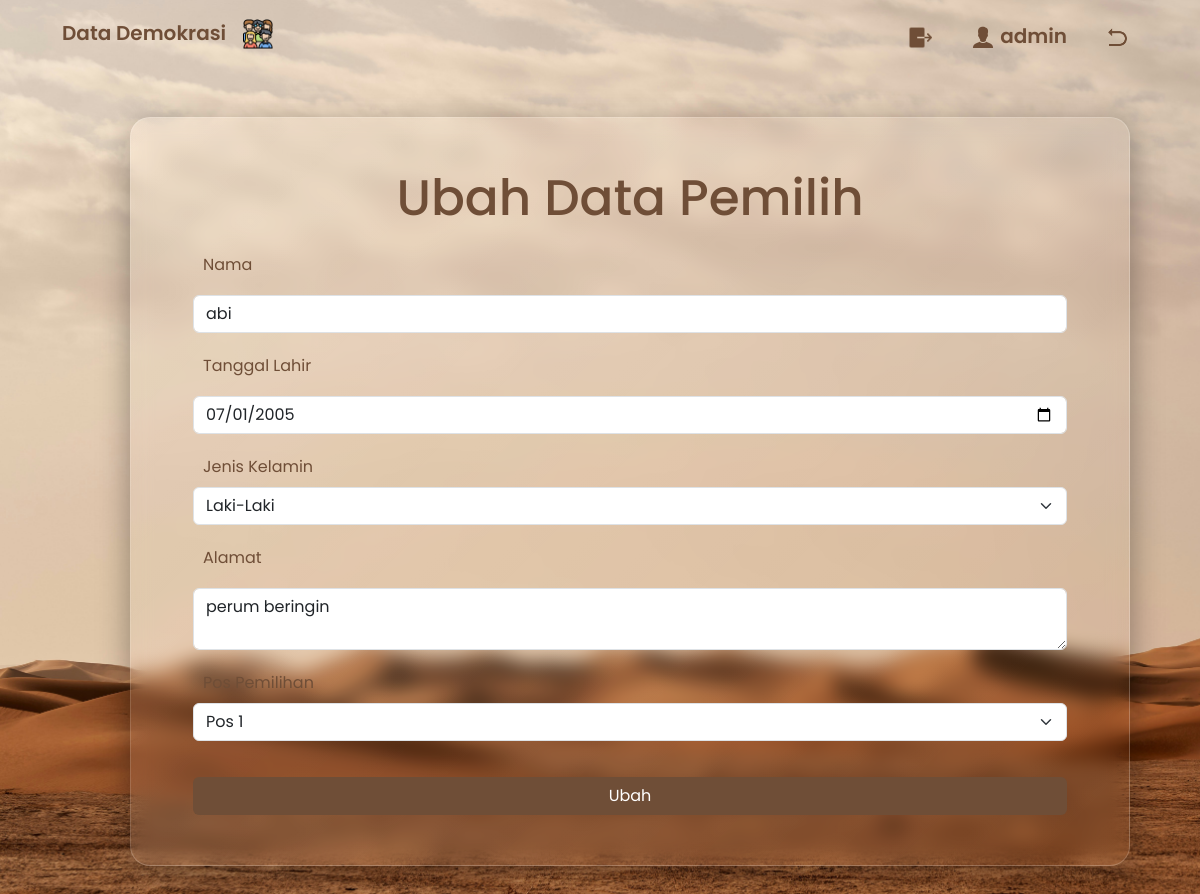
Page /ubah.php?id=1945 (signed in) on the committed database.
### tables this page shows
CREATE TABLE `pemilih` (
  `nik` int(13) NOT NULL,
  `nama` varchar(50) NOT NULL,
  `lahir` varchar(30) NOT NULL,
  `kelamin` varchar(20) NOT NULL,
  `alamat` varchar(100) NOT NULL,
  `pos` varchar(50) NOT NULL
);

### ubah.php (the view, shortened to what this page needs)
<?php
include 'koneksi.php';
if (isset($_GET['id'])) {
    $id = $_GET['id'];
    $query = mysqli_query($koneksi, "SELECT * FROM pemilih WHERE nik = '$id'");
    if ($query) {
        $data = mysqli_fetch_assoc($query);
    } else {
        echo 'Data tidak ditemukan!';
        exit();
    }
} else {
    header('Location: tampildataadmin.php');
    exit();
}
?>
<!DOCTYPE html>
<html lang="en">
<head>
    <link rel="stylesheet" href="inputdata.css">
    <link href="https://cdn.jsdelivr.net/npm/bootstrap@5.3.3/dist/css/bootstrap.min.css" rel="stylesheet">
</head>
<body>
    <nav class="navbar navbar-expand-lg">
        <div class="container-fluid">
            <a class="navbar-brand" href="index.php">Data Demokrasi <img class="navbar-brand-logo" src="gambar/ancestors.png" alt="Facebook" /></a>
            <div class="collapse navbar-collapse" id="navbarNav">
                <ul class="navbar-nav ms-auto">
                    <li class="nav-item">
                        <a class="nav-link" href="logout.php"><img class="navbar-brand-logo-tampil" src="gambar/icons8-logout-60.png"> </a>
                    </li>
                    <li class="nav-item">
                        <a class="nav-link" href="login.php"><img class="navbar-brand-logo-tampil" src="gambar/icons8-account-100.png"> <?php echo $_SESSION['user']['username']; ?></a>
                    </li>
                    <li class="nav-item">
                        <a class="nav-link" href="tampildataadmin.php"><img class="navbar-brand-logo-tampil" src="gambar/icons8-return-96.png"></a>
                    </li>
                </ul>
            </div>
        </div>
    </nav>
    <div class="bungkus" style="margin-bottom: 60px;margin-left: 130px;
    margin-top: 50px;">
        <div class="container">
            <div class="container-content">
                <h1>Ubah Data Pemilih </h1>
                <form class="form-input" method="POST">
                    <div class="mb-3">
                        <label for="nama" class="form-label">Nama</label>
                        <input type="text" class="form-control" name="nama" id="nama" value="<?php echo $data['nama']; ?>" required>
                    </div>
                    <div class="mb-3">
                        <label for="lahir" class="form-label">Tanggal Lahir</label>
                        <input type="date" class="form-control" name="lahir" id="lahir" value="<?php echo $data['lahir']; ?>" required>
                    </div>
                    <div class="mb-3">
                        <label for="kelamin" class="form-label">Jenis Kelamin</label>
                        <select class="form-select" name="kelamin" id="kelamin" required>
                            <option value="Laki-Laki" <?php echo $data['kelamin'] == 'Laki-Laki' ? 'selected' : ''; ?>>Laki-Laki</option>
                        </select>
                    </div>
                    <div class="mb-3">
                        <label for="alamat" class="form-label">Alamat</label><br>
                        <textarea name="alamat" id="alamat" class="form-control" required><?php echo $data['alamat']; ?></textarea>
                    </div>
                    <div class="mb-3">
                        <label for="pos" class="form-label">Pos Pemilihan</label>
                        <select class="form-select" name="pos" id="pos" required>
                            <option value="Pos 1" <?php echo $data['pos'] == '1' ? 'selected' : ''; ?>>Pos 1</option>
                        </select>
                    </div>
                    <button type="submit" name="submit" class="btn" style="background-color: #6F4E37; color: white;width: 100%;margin-top: 20px">Ubah</button>
                </form>
            </div>
        </div>
    </div>
</body>
</html>

### inputdata.css (style rules this page uses)
* { font-family: 'Poppins', sans-serif; }
.navbar-nav { font-weight: 600; margin-top: 5px; margin-right: 50px; font-size: 20px; }
.navbar-brand-logo { margin-left: 12px; width: 30px; height: 30px; }
.navbar-nav .nav-link { text-decoration: none; }
.navbar-nav .nav-link { color: #6F4E37; margin-left: 10px; }
.container { height: auto; width: 1000px; display: flex; }
.container .container-content { width: 1000px; height: auto; color: rgb(255, 255, 255); text-align: left; margin: 50px; }
.container .container-content h1 { margin-bottom: 20px; font-weight: 500; color: #6F4E37; font-size: 50px; text-align: center; }
.bungkus { width: 1000px; height: auto; margin-left: 130px; margin-top: 50px; background: linear-gradient(135deg, rgba(255, 255, 255, 0.1), rgba(255, 255, 255, 0)); backdrop-filter: blur(10px); -webkit-backdrop-filter: blur(10px); border-radius: 20px; border: 1px solid rgba(255, 255, 255, 0.18); box-shadow: 0 8px 32px 0 rgba(0, 0, 0, 0.37); }
.navbar-brand-logo-tampil { margin-left: 12px; width: 25px; height: 25px; }
.btn { margin-top: 10px; }
.form-label { color: #6F4E37; margin-top: 5px; margin-left: 10px; }
.form-control { margin-top: 10px; width: 100%; }
.form-input .form-control, .form-input .btn { width: 100%; }

### ubah.php (style rules this page uses)
.navbar-brand { color: #6F4E37; font-size: 20px; font-weight: 600; margin-left: 50px; }
body { background-image: url('gambar/wolfgang-hasselmann-zp_iEPfwvw0-unsplash.jpg'); background-size: cover; background-repeat: no-repeat; }

### rows in the picture
pemilih: nama "abi", lahir "07/01/2005", kelamin "Laki-Laki", alamat "perum beringin"

### other values in the picture
$_SESSION['user']['username'] "admin"
